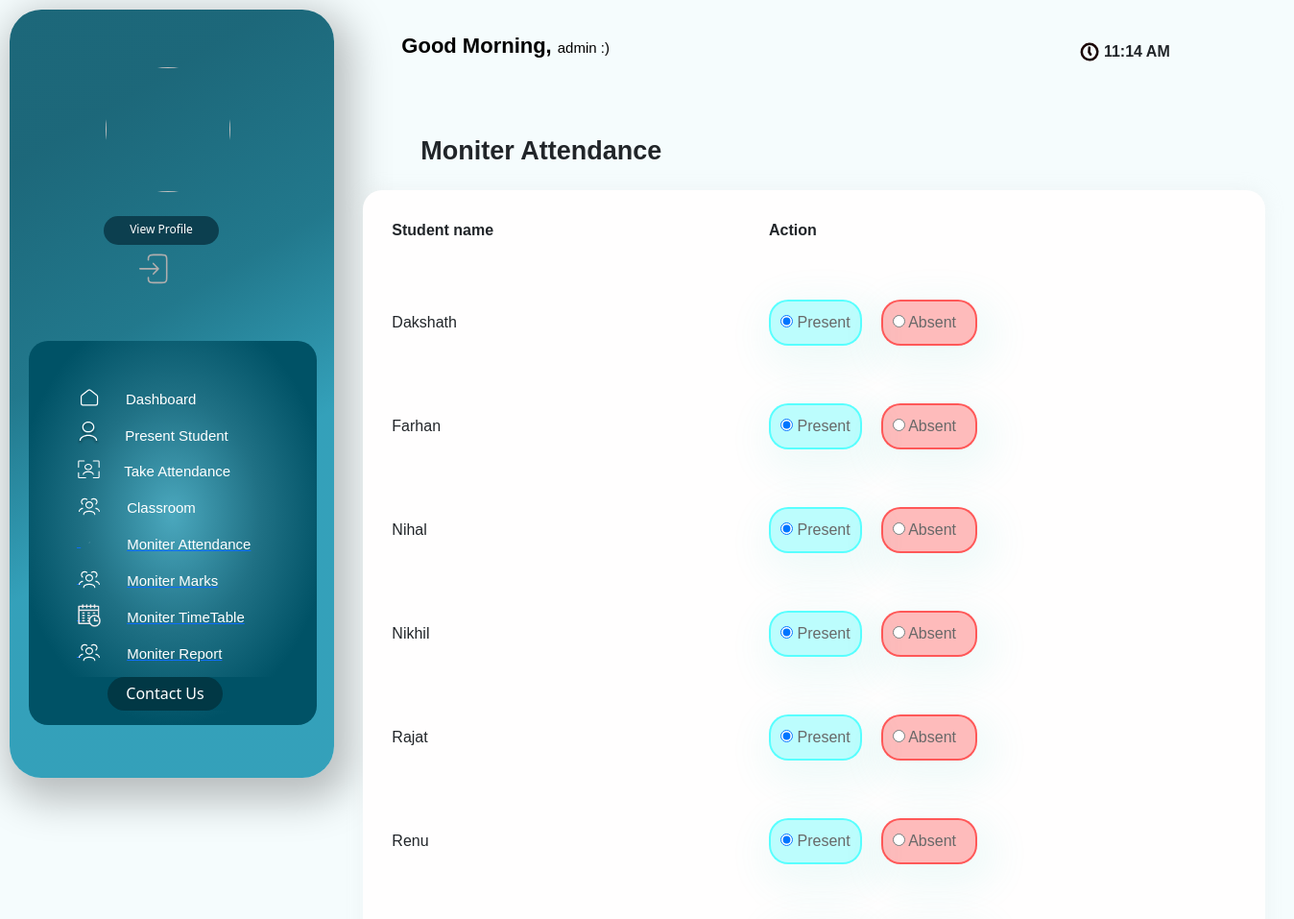
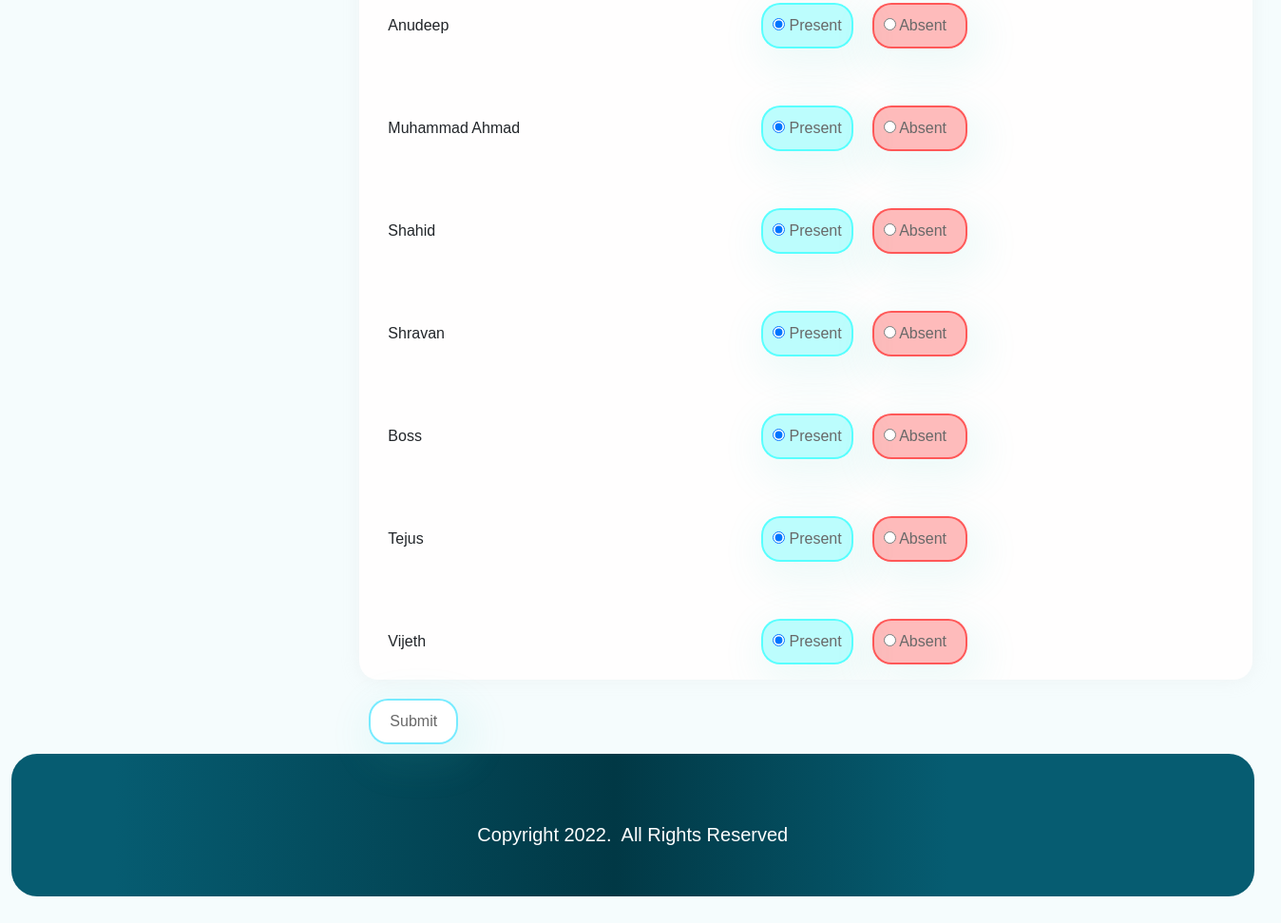
Before: /teacher/5929/attendance/ (signed in) with the older database file (2 pictures, top to bottom).
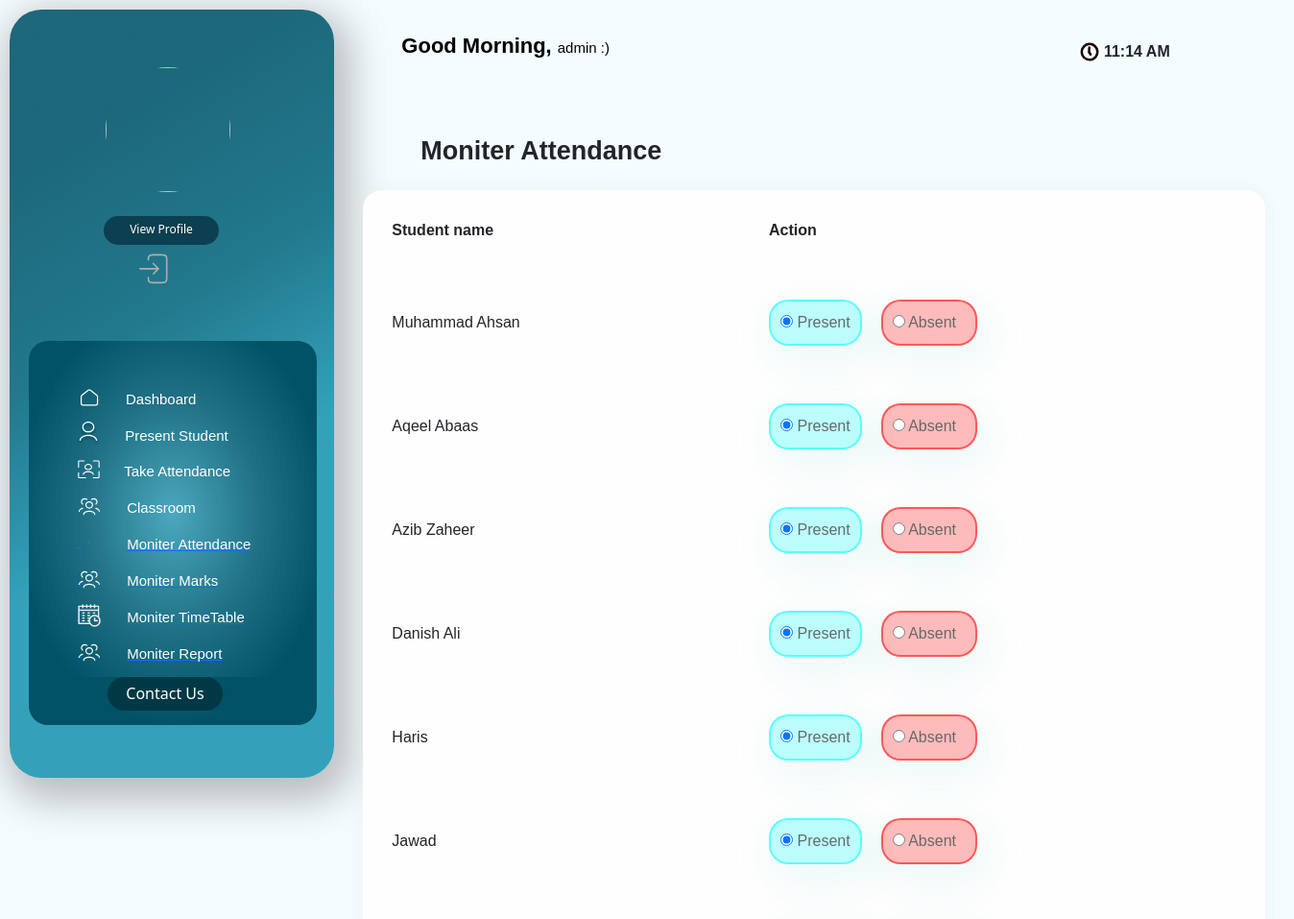
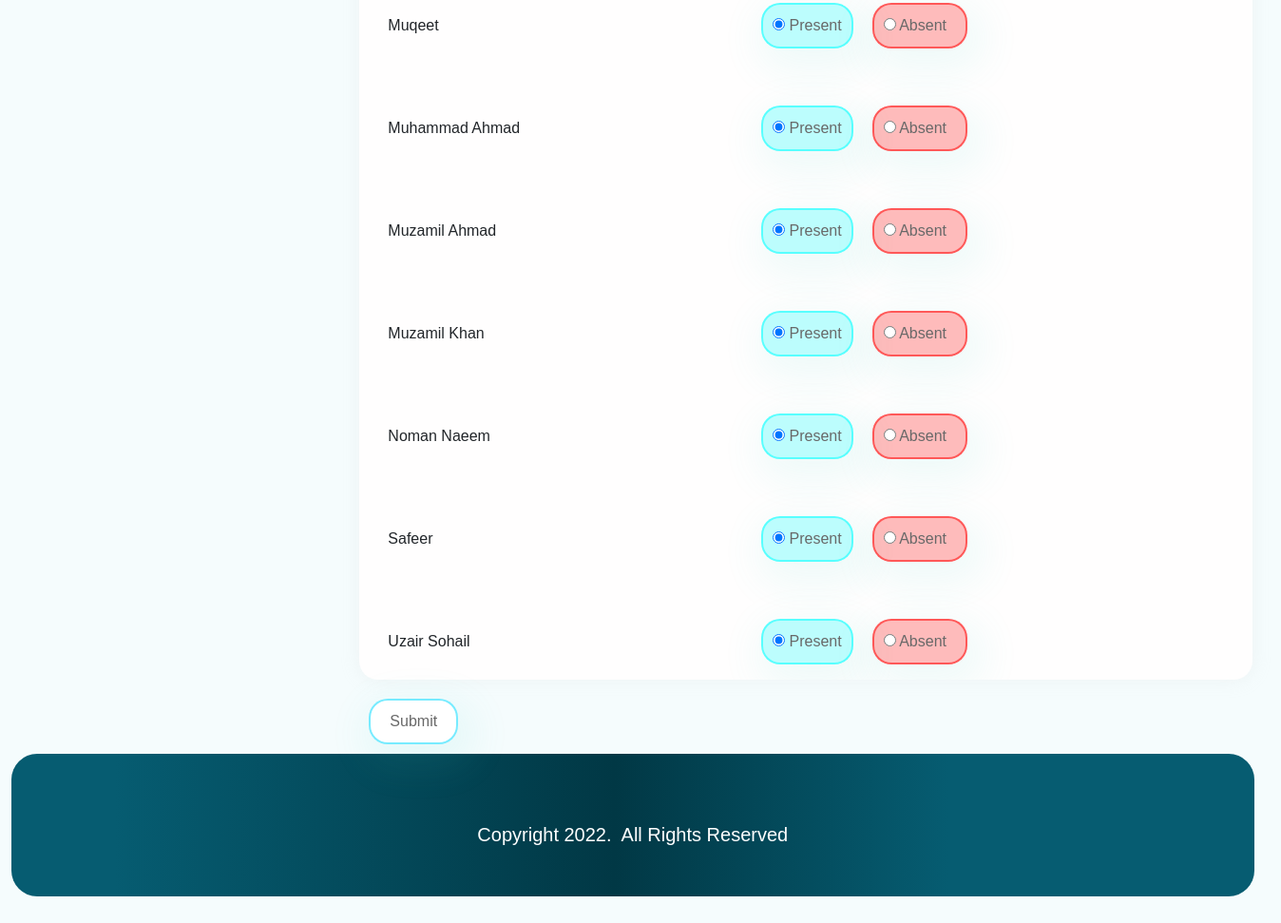
After: the same page with the newer database file (2 pictures, top to bottom).
### info/models.py (models this page shows, shortened)
class Student(models.Model):
    user = models.OneToOneField(User, on_delete=models.CASCADE, null=True)
    class_id = models.ForeignKey(Class, on_delete=models.CASCADE, default=1)
    USN = models.CharField(primary_key='True', max_length=100)
    name = models.CharField(max_length=200)
    Reg = models.TextField(max_length=50,null=True)
    ph = models.TextField(max_length=50)
    email = models.TextField(max_length=50)
    cnic = models.TextField(max_length=50)
    sex = models.CharField(max_length=50, choices=sex_choice, default='Male')
    DOB = models.DateField(default='1998-01-01')
    image = models.ImageField(upload_to=filepath, null=True, blank=True)

### info/views.py (the view)
# urls.py: path('teacher/<int:ass_c_id>/attendance/', views.t_attendance, name='t_attendance'),
@login_required()
def t_attendance(request, ass_c_id):
    assc = get_object_or_404(AttendanceClass, id=ass_c_id)
    ass = assc.assign
    c = ass.class_id
    context = {
        'ass': ass,
        'c': c,
        'assc': assc,
        'date': g, 'time': current_time
    }
    return render(request, 'info/t_attendance.html', context)

### info/templates/info/t_attendance.html (shortened to what the changed rows need)
<!DOCTYPE html>
<html lang="en">
<head>
     <link href="https://cdn.jsdelivr.net/npm/bootstrap@5.2.0-beta1/dist/css/bootstrap.min.css" rel="stylesheet">
</head>
<body style="background-color: rgba(245, 252, 253, 0.94)">
  <div    >
    <div class="maiin">
        <div class="upcnt">
            <div class="upritcnt">
                <div class="Attendance">
                    <div class="prescont">
{% if c.student_set.all %}
<form action="{% url 'confirm' assc.id %}" method="post">
        <div class="card-body">
          <div class="table-responsive">
            <table id="studnt" >
              <thead>
                <tr>
                    <th>Student name</th>
                    <th>Action </th>
                </tr>
              </thead>
                <tbody>
                {% for s in c.student_set.all %}
                    <tr>
                    <td>{{s.name}}</td>
                    <td>
                        <div style="display: flex; gap: 20px;"  data-toggle="buttons">
                                <label style="color: #686868; text-decoration: none; border: 2px solid #05ffff8a; font-family: 'Gill Sans', 'Gill Sans MT', Calibri, 'Trebuchet MS', sans-serif; box-shadow: 7px 13px 42px 11px rgba(76, 216, 195, 0.089); padding: 10px; border-radius: 20px; background-color: rgba(13, 252, 252, 0.274); " >
                                    <input type="radio" name="{{ s.USN }}" id="option1" autocomplete="off" value="present" checked> Present
                                </label>
                                <label style="color: #686868; text-decoration: none; border: 2px solid #ff05058a; font-family: 'Gill Sans', 'Gill Sans MT', Calibri, 'Trebuchet MS', sans-serif; box-shadow: 7px 13px 42px 11px rgba(76, 216, 195, 0.089); padding: 10px; border-radius: 20px; padding-left: 10px; padding-right: 20px; background-color: rgba(252, 13, 13, 0.274); " >
                                    <input type="radio" name="{{ s.USN }}" id="option2" autocomplete="off" value="absent" style="color: white;"> Absent
                                </label>
                        </div>
                    </td>
                    </tr>
                {% endfor %}
                </tbody>
            </table>
          </div>
        </div>
      </div>
{% else %}
    <p>No students in Class</p>
{% endif %}
</div>
</div>
</div>
</div>
</div>
</body>
</html>

Changed rows visible on the page:
changed Student: name "Dakshath" → "Muhammad Ahsan"
changed Student: name "Farhan" → "Aqeel Abaas"
changed Student: name "Nihal" → "Azib Zaheer"
changed Student: name "Nikhil" → "Danish Ali"
changed Student: name "Rajat" → "Haris"
changed Student: name "Renu" → "Jawad"
changed Student: name "Anudeep" → "Muqeet"
changed Student: name "Shahid" → "Muzamil Ahmad"
changed Student: name "Shravan" → "Muzamil Khan"
changed Student: name "Boss" → "Noman Naeem"
changed Student: name "Tejus" → "Safeer"
changed Student: name "Vijeth" → "Uzair Sohail"
